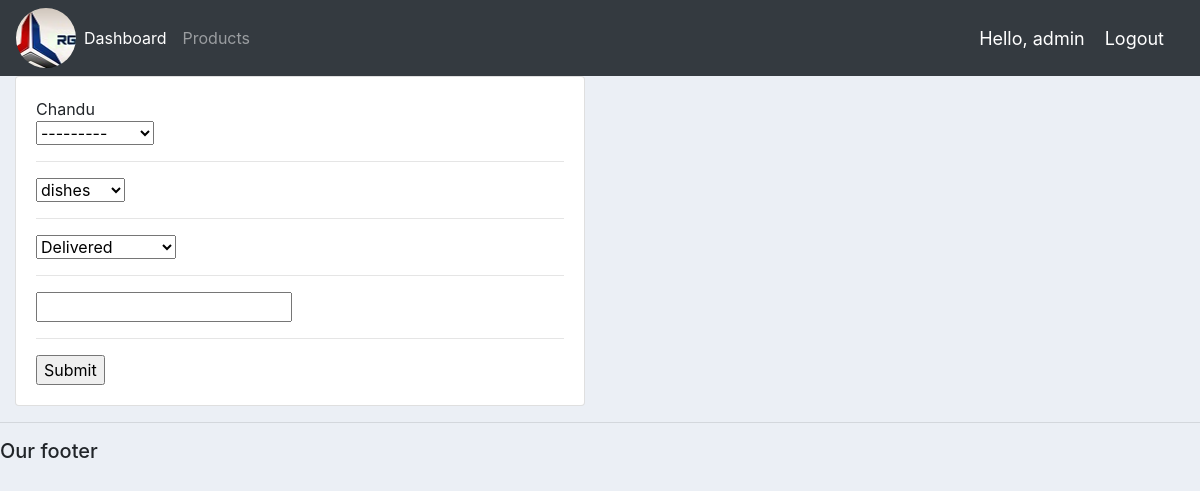
Page /update_order/3/ (signed in) on the earlier database version.
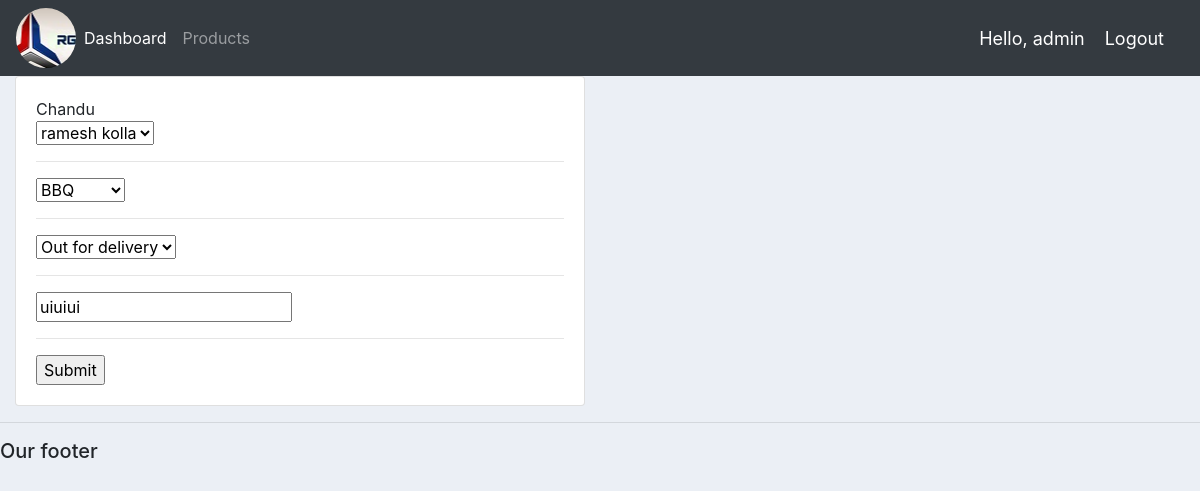
Same page on the later database version.
### accounts/models.py (models this page shows, shortened)
class Order(models.Model):
    STATUS=(
        ('Pending','Pending'),
        ('Out for delivery','Out for delivery'),
        ('Delivered','Delivered')
    )
    customer=models.ForeignKey(Customer,null=True,on_delete=models.SET_NULL)
    product=models.ForeignKey(Product,null=True,on_delete=models.SET_NULL)
    date_created = models.DateTimeField(auto_now_add=True)
    status=models.CharField(max_length=200,null=True,choices=STATUS)
    note = models.CharField(max_length=1000, null=True)

### accounts/decorators.py (the view)
		def wrapper_func(request, *args, **kwargs):
			group = None
			if request.user.groups.exists():
				group = request.user.groups.all()[0].name
			if group in allowed_roles:
				return view_func(request, *args, **kwargs)
			else:
				return HttpResponse('You are not authorized to view this page')

### accounts/forms.py
class OrderForm(ModelForm):
    class Meta:
        model=Order
        fields='__all__'

### accounts/models.py (called while the page is built)
    def __str__(self):
        return self.name

    def __str__(self):
        return self.name

### accounts/views.py (called while the page is built)
@login_required(login_url='login')
@allowed_users(allowed_roles=['admin'])
def updateOrder(request,pk):
    order=Order.objects.get(id=pk)
    form = OrderForm(instance=order)
    if request.method=='POST':
        form = OrderForm(request.POST,instance=order)
        if form.is_valid():
            form.save()
            return redirect('/')
    context={'form':form}
    return render(request,'accounts/order_form.html',context)

### accounts/templates/accounts/order_form.html (shortened to what this page needs)
{%extends 'accounts/main.html'%}
{%load static%}
{%block content%}
<div class="row">
	<div class="col-md-6">
		<div class="card card-body">
			<hi>Chandu</hi>
			<form action="" method="POST">
				{% for field in form %}
					{{field}}
					<hr>
				{% endfor %}
				<input type="submit" name="Submit">
			</form>
		</div>
	</div>
</div>
{%endblock%}

Differences in the rows shown:
changed Order: customer "---------" → "ramesh kolla"; product "dishes" → "BBQ"; status "Delivered" → "Out for delivery"; note (not shown) → "uiuiui"
